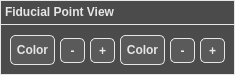
     <widget class="QFrame" name="ImageViewControlsFrame_E">
      <property name="geometry">
       <rect>
        <x>430</x>
        <y>585</y>
        <width>235</width>
        <height>75</height>
       </rect>
      </property>
      <property name="styleSheet">
       <string notr="true">QFrame { 
	background-color: #4b4b4b;
	border: 1px solid #e6e6e6; /* Border  */
}</string>
      </property>
      <property name="frameShape">
       <enum>QFrame::StyledPanel</enum>
      </property>
      <property name="frameShadow">
       <enum>QFrame::Raised</enum>
      </property>
      <widget class="QTextEdit" name="ImageViewFrameHeaderText_E">
       <property name="geometry">
        <rect>
         <x>0</x>
         <y>0</y>
         <width>235</width>
         <height>25</height>
        </rect>
       </property>
       <property name="font">
        <font>
         <pointsize>10</pointsize>
         <weight>75</weight>
         <bold>true</bold>
        </font>
       </property>
       <property name="styleSheet">
        <string notr="true">QTextEdit { 
	background-color: #4b4b4b;
	color: #e6e6e6; /* Text color */
	border: 1px solid #e6e6e6; /* Border  */
    text-align: left;
    font-weight: bold;
}</string>
       </property>
       <property name="verticalScrollBarPolicy">
        <enum>Qt::ScrollBarAlwaysOff</enum>
       </property>
       <property name="horizontalScrollBarPolicy">
        <enum>Qt::ScrollBarAlwaysOff</enum>
       </property>
       <property name="readOnly">
        <bool>true</bool>
       </property>
       <property name="html">
        <string>&lt;!DOCTYPE HTML PUBLIC &quot;-//W3C//DTD HTML 4.0//EN&quot; &quot;http://www.w3.org/TR/REC-html40/strict.dtd&quot;&gt;
&lt;html&gt;&lt;head&gt;&lt;meta name=&quot;qrichtext&quot; content=&quot;1&quot; /&gt;&lt;style type=&quot;text/css&quot;&gt;
p, li { white-space: pre-wrap; }
&lt;/style&gt;&lt;/head&gt;&lt;body style=&quot; font-family:'MS Shell Dlg 2'; font-size:10pt; font-weight:600; font-style:normal;&quot;&gt;
&lt;p style=&quot; margin-top:0px; margin-bottom:0px; margin-left:0px; margin-right:0px; -qt-block-indent:0; text-indent:0px;&quot;&gt;&lt;span style=&quot; font-size:9pt;&quot;&gt;Fiducial Point View&lt;/span&gt;&lt;/p&gt;&lt;/body&gt;&lt;/html&gt;</string>
       </property>
      </widget>
      <widget class="QPushButton" name="GrowFiducialButton2_E">
       <property name="geometry">
        <rect>
         <x>200</x>
         <y>38</y>
         <width>25</width>
         <height>25</height>
        </rect>
       </property>
       <property name="font">
        <font>
         <pointsize>9</pointsize>
         <weight>75</weight>
         <bold>true</bold>
        </font>
       </property>
       <property name="styleSheet">
        <string notr="true">QPushButton {
    background-color: #5a5a5a;
    color: #e6e6e6; /* Text color */
    border: 1px solid #e6e6e6; /* Border  */
    border-radius: 5px; /* Optional: Rounded corners */
    padding: 5px; /* Optional: Padding around text */
}

QPushButton:hover {
    background-color: #666f75; /* Grey-blue when hovered */
}

QPushButton:pressed {
    background-color: #7b8e9c; /* More blue when pressed */
}</string>
       </property>
       <property name="text">
        <string>+</string>
       </property>
      </widget>
      <widget class="QPushButton" name="ColorFiducialButton_E">
       <property name="geometry">
        <rect>
         <x>10</x>
         <y>35</y>
         <width>45</width>
         <height>30</height>
        </rect>
       </property>
       <property name="font">
        <font>
         <pointsize>9</pointsize>
         <weight>75</weight>
         <bold>true</bold>
        </font>
       </property>
       <property name="styleSheet">
        <string notr="true">QPushButton {
    background-color: #5a5a5a;
    color: #e6e6e6; /* Text color */
    border: 1px solid #e6e6e6; /* Border  */
    border-radius: 5px; /* Optional: Rounded corners */
    padding: 5px; /* Optional: Padding around text */
}

QPushButton:hover {
    background-color: #666f75; /* Grey-blue when hovered */
}

QPushButton:pressed {
    background-color: #7b8e9c; /* More blue when pressed */
}</string>
       </property>
       <property name="text">
        <string>Color</string>
       </property>
      </widget>
      <widget class="QPushButton" name="ShrinkFiducialButton2_E">
       <property name="geometry">
        <rect>
         <x>170</x>
         <y>38</y>
         <width>25</width>
         <height>25</height>
        </rect>
       </property>
       <property name="font">
        <font>
         <pointsize>9</pointsize>
         <weight>75</weight>
         <bold>true</bold>
        </font>
       </property>
       <property name="styleSheet">
        <string notr="true">QPushButton {
    background-color: #5a5a5a;
    color: #e6e6e6; /* Text color */
    border: 1px solid #e6e6e6; /* Border  */
    border-radius: 5px; /* Optional: Rounded corners */
    padding: 5px; /* Optional: Padding around text */
}

QPushButton:hover {
    background-color: #666f75; /* Grey-blue when hovered */
}

QPushButton:pressed {
    background-color: #7b8e9c; /* More blue when pressed */
}</string>
       </property>
       <property name="text">
        <string>-</string>
       </property>
      </widget>
      <widget class="QPushButton" name="ColorFiducialButton2_E">
       <property name="geometry">
        <rect>
         <x>120</x>
         <y>35</y>
         <width>45</width>
         <height>30</height>
        </rect>
       </property>
       <property name="font">
        <font>
         <pointsize>9</pointsize>
         <weight>75</weight>
         <bold>true</bold>
        </font>
       </property>
       <property name="styleSheet">
        <string notr="true">QPushButton {
    background-color: #5a5a5a;
    color: #e6e6e6; /* Text color */
    border: 1px solid #e6e6e6; /* Border  */
    border-radius: 5px; /* Optional: Rounded corners */
    padding: 5px; /* Optional: Padding around text */
}

QPushButton:hover {
    background-color: #666f75; /* Grey-blue when hovered */
}

QPushButton:pressed {
    background-color: #7b8e9c; /* More blue when pressed */
}</string>
       </property>
       <property name="text">
        <string>Color</string>
       </property>
      </widget>
      <widget class="QPushButton" name="GrowFiducialButton_E">
       <property name="geometry">
        <rect>
         <x>90</x>
         <y>38</y>
         <width>25</width>
         <height>25</height>
        </rect>
       </property>
       <property name="font">
        <font>
         <pointsize>9</pointsize>
         <weight>75</weight>
         <bold>true</bold>
        </font>
       </property>
       <property name="styleSheet">
        <string notr="true">QPushButton {
    background-color: #5a5a5a;
    color: #e6e6e6; /* Text color */
    border: 1px solid #e6e6e6; /* Border  */
    border-radius: 5px; /* Optional: Rounded corners */
    padding: 5px; /* Optional: Padding around text */
}

QPushButton:hover {
    background-color: #666f75; /* Grey-blue when hovered */
}

QPushButton:pressed {
    background-color: #7b8e9c; /* More blue when pressed */
}</string>
       </property>
       <property name="text">
        <string>+</string>
       </property>
      </widget>
      <widget class="QPushButton" name="ShrinkFiducialButton_E">
       <property name="geometry">
        <rect>
         <x>60</x>
         <y>38</y>
         <width>25</width>
         <height>25</height>
        </rect>
       </property>
       <property name="font">
        <font>
         <pointsize>9</pointsize>
         <weight>75</weight>
         <bold>true</bold>
        </font>
       </property>
       <property name="styleSheet">
        <string notr="true">QPushButton {
    background-color: #5a5a5a;
    color: #e6e6e6; /* Text color */
    border: 1px solid #e6e6e6; /* Border  */
    border-radius: 5px; /* Optional: Rounded corners */
    padding: 5px; /* Optional: Padding around text */
}

QPushButton:hover {
    background-color: #666f75; /* Grey-blue when hovered */
}

QPushButton:pressed {
    background-color: #7b8e9c; /* More blue when pressed */
}</string>
       </property>
       <property name="text">
        <string>-</string>
       </property>
      </widget>
     </widget>
